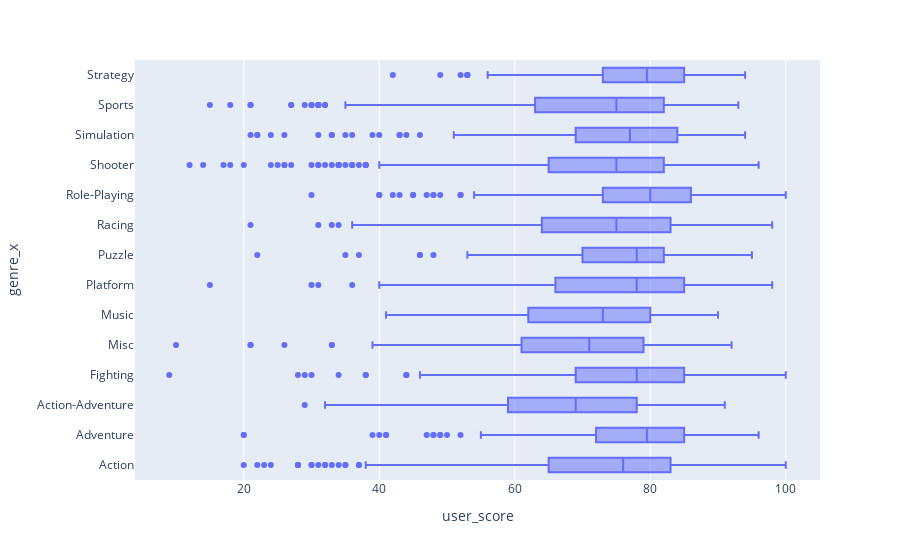

The notebook cell saved with this chart:
### Code cell
gen_crit = px.box(vg_df, y="genre_x", x="user_score")
gen_crit.show()

### Figure 1 — Plotly figure (JSON) as saved in the notebook; plotly's stock layout.template omitted (floating-point values rounded to 4 significant figures; data arrays with more than 128 entries replaced by an {"elided": "..."} marker saying what was removed)
{"data": [{"alignmentgroup": "True", "hovertemplate": "user_score=%{x}<br>genre_x=%{y}<extra></extra>", "legendgroup": "", "marker": {"color": "#636efa"}, "name": "", "notched": false, "offsetgroup": "", "orientation": "h", "showlegend": false, "type": "box", "x": {"elided": "4440 int values"}, "x0": " ", "xaxis": "x", "y": {"elided": "4440 str values"}, "y0": " ", "yaxis": "y"}], "layout": {"autosize": true, "boxmode": "group", "legend": {"tracegroupgap": 0}, "margin": {"t": 60}, "xaxis": {"anchor": "y", "autorange": true, "domain": [0, 1], "range": [3.944, 105.1], "title": {"text": "user_score"}, "type": "linear"}, "yaxis": {"anchor": "x", "autorange": true, "domain": [0, 1], "range": [-0.5, 13.5], "title": {"text": "genre_x"}, "type": "category"}}}
